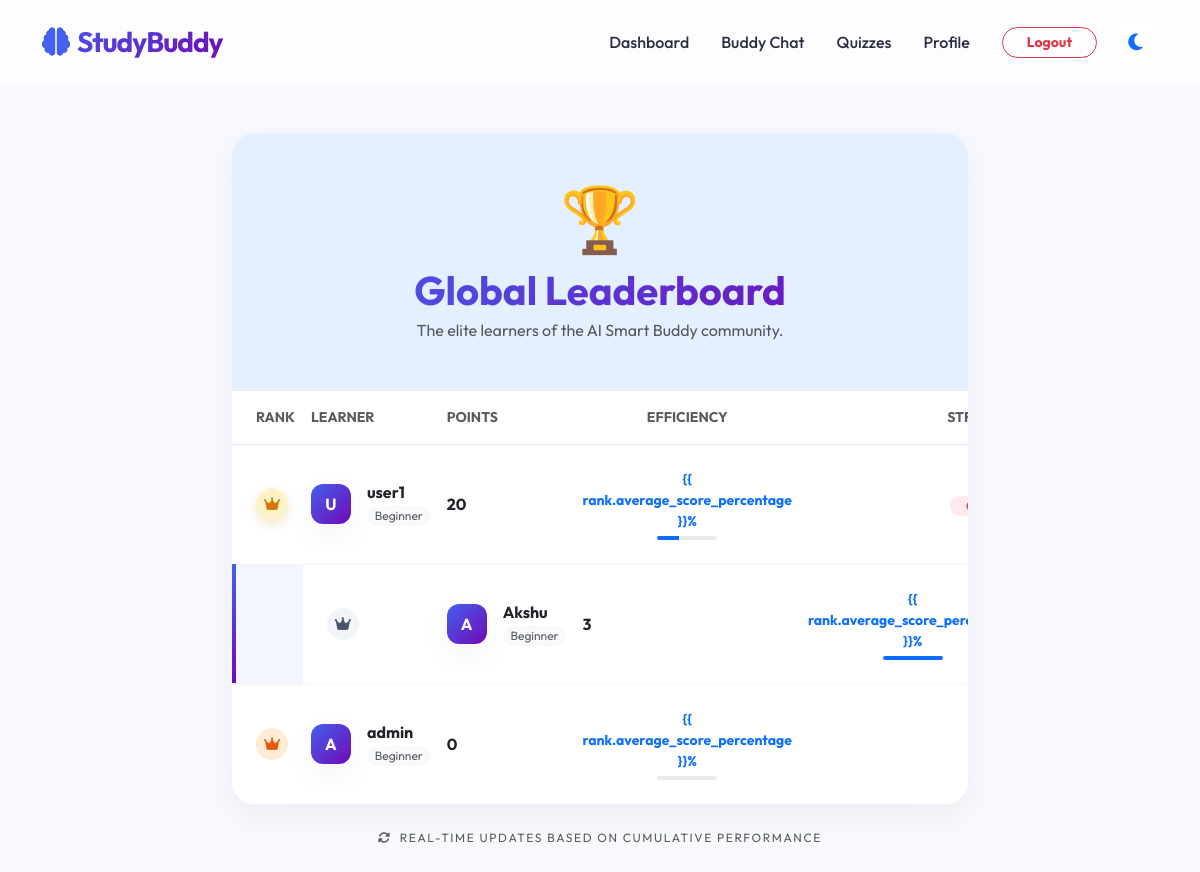
Screenshot of /progress/leaderboard/ (signed in) with the database file from the repository.
### progress/models.py (models this page shows, shortened)
class UserProgress(models.Model):
    user = models.OneToOneField(User, on_delete=models.CASCADE, related_name='progress')
    total_questions_asked = models.IntegerField(default=0)
    total_quizzes_taken = models.IntegerField(default=0)
    total_score_sum = models.IntegerField(default=0)
    total_points_sum = models.IntegerField(default=0)
    current_streak = models.IntegerField(default=0)
    longest_streak = models.IntegerField(default=0)
    badges = models.JSONField(default=list) # List of badge names
    highest_score = models.IntegerField(default=0)
    total_playground_uses = models.IntegerField(default=0)
    strongest_subject = models.CharField(max_length=100, blank=True, null=True)
    weakest_subject = models.CharField(max_length=100, blank=True, null=True)
    last_updated = models.DateTimeField(auto_now=True)
    last_activity_date = models.DateField(null=True, blank=True)
    last_activity_date = models.DateField(null=True, blank=True)
    @property
    def average_score_percentage(self):
        if self.total_points_sum == 0:
            return 0
        return round((self.total_score_sum / self.total_points_sum) * 100, 1)

### accounts/models.py (models this page shows, shortened)
class Profile(models.Model):
    LEARNING_LEVELS = [
        ('Beginner', 'Beginner'),
        ('Intermediate', 'Intermediate'),
        ('Advanced', 'Advanced'),
    ]
    user = models.OneToOneField(User, on_delete=models.CASCADE)
    image = models.ImageField(default='default.jpg', upload_to='profile_pics')
    learning_level = models.CharField(max_length=20, choices=LEARNING_LEVELS, default='Beginner')
    preferred_subject = models.CharField(max_length=100, blank=True)

### progress/views.py (the view)
# urls.py: path('leaderboard/', LeaderboardView.as_view(), name='leaderboard'),
class LeaderboardView(LoginRequiredMixin, ListView):
    model = UserProgress
    template_name = 'progress/leaderboard.html'
    context_object_name = 'rankings'
    def get_queryset(self):
        return UserProgress.objects.all().order_by('-total_score_sum')[:10]

### templates/progress/leaderboard.html (shortened to what this page needs)
{% extends "base.html" %}
{% block content %}
<div class="container py-4">
    <div class="row justify-content-center">
        <div class="col-lg-10 col-xl-8">
            <div class="glass-card overflow-hidden animate-up border-0">
                <div class="bg-primary bg-opacity-10 p-5 text-center border-bottom border-light-subtle">
                    <div class="display-3 mb-2">🏆</div>
                    <h1 class="fw-bold mb-1 gradient-text">Global Leaderboard</h1>
                    <p class="text-muted mb-0">The elite learners of the AI Smart Buddy community.</p>
                </div>
                <div class="card-body p-0">
                    <div class="table-responsive">
                        <table class="table table-borderless align-middle mb-0">
                            <thead class="bg-light bg-opacity-50 border-bottom border-light-subtle">
                                <tr>
                                    <th class="ps-4 py-3 text-muted small fw-bold text-uppercase">Rank</th>
                                    <th class="py-3 text-muted small fw-bold text-uppercase">Learner</th>
                                    <th class="py-3 text-muted small fw-bold text-uppercase">Points</th>
                                    <th class="py-3 text-muted small fw-bold text-uppercase text-center">Efficiency</th>
                                    <th class="pe-4 py-3 text-muted small fw-bold text-uppercase text-end">Streak</th>
                                </tr>
                            </thead>
                            <tbody>
                                {% for rank in rankings %}
                                <tr
                                    class="leaderboard-row {% if rank.user == request.user %}current-user-row{% endif %}">
                                    <td class="ps-4 py-4">
                                        <div class="rank-badge rank-{{ forloop.counter }}">
                                            {% if forloop.counter <= 3 %} <i class="fas fa-crown"></i>
                                                {% else %}
                                                {{ forloop.counter }}
                                                {% endif %}
                                        </div>
                                    </td>
                                    <td class="py-4">
                                        <div class="d-flex align-items-center">
                                            <div class="avatar-circle bg-primary text-white me-3 animate-float"
                                                style="animation-delay: {{ forloop.counter }}00ms">
                                                {{ rank.user.username|first|upper }}
                                            </div>
                                            <div>
                                                <h6 class="mb-0 fw-bold">{{ rank.user.username }}</h6>
                                                <span class="badge bg-light text-muted fw-normal rounded-pill x-small">
                                                    {{ rank.user.profile.learning_level|title }}
                                                </span>
                                            </div>
                                        </div>
                                    </td>
                                    <td class="py-4">
                                        <span class="fw-bold text-dark">{{ rank.total_score_sum }}</span>
                                    </td>
                                    <td class="py-4 text-center">
                                        <div class="d-flex flex-column align-items-center">
                                            <span class="text-primary small fw-bold mb-1">{{
                                                rank.average_score_percentage }}%</span>
                                            <div class="progress w-100" style="height: 4px; max-width: 60px;">
                                                <div class="progress-bar bg-primary"
                                                    style="width: {{ rank.average_score_percentage }}%"></div>
                                            </div>
                                        </div>
                                    </td>
                                    <td class="pe-4 py-4 text-end">
                                        {% if rank.current_streak > 0 %}
                                        <span
                                            class="badge bg-danger bg-opacity-10 text-danger rounded-pill px-3 fw-bold">
                                        </span>
                                        {% else %}
                                        <span class="text-muted opacity-50 small">—</span>
                                        {% endif %}
                                    </td>
                                </tr>
                                {% endfor %}
                            </tbody>
                        </table>
                    </div>
                </div>
            </div>
            <p class="text-center mt-4 text-muted x-small text-uppercase letter-spacing-wide">
                <i class="fas fa-sync-alt me-1"></i> Real-time updates based on cumulative performance
            </p>
        </div>
    </div>
</div>
{% endblock %}

### static/css/style.css (style rules this page uses)
:root { --primary: #4361ee; --primary-light: #4895ef; --secondary: #7209b7; --accent: #f72585; --success: #4cc9f0; --bg-light: #f8f9fa; --card-bg: #ffffff; --text-main: #2b2d42; --text-muted: #8d99ae; --glass: rgba(255, 255, 255, 0.7); --transition: all 0.3s cubic-bezier(0.4, 0, 0.2, 1); }
body { font-family: 'Outfit', sans-serif; background-color: var(--bg-light); color: var(--text-main); transition: var(--transition); }
.animate-up { animation: fadeInUp 0.8s ease forwards; }

### templates/base.html (style rules this page uses)
:root { --primary-bg: #f8f9ff; --glass-bg: rgba(255, 255, 255, 0.7); --glass-border: rgba(255, 255, 255, 0.3); --card-shadow: 0 10px 30px rgba(0, 0, 0, 0.05); --primary-gradient: linear-gradient(135deg, #4361ee 0%, #7209b7 100%); --transition-smooth: all 0.4s cubic-bezier(0.4, 0, 0.2, 1); }
body { font-family: 'Outfit', sans-serif; background-color: var(--primary-bg); transition: var(--transition-smooth); min-height: 100vh; }
.glass-card { background: var(--glass-bg); backdrop-filter: blur(12px); -webkit-backdrop-filter: blur(12px); border: 1px solid var(--glass-border); border-radius: 24px; box-shadow: var(--card-shadow); transition: var(--transition-smooth); }
.animate-up { animation: fadeInUp 0.6s ease-out both; }
.gradient-text { background: var(--primary-gradient); -webkit-background-clip: text; -webkit-text-fill-color: transparent; }

### templates/progress/leaderboard.html (style rules this page uses)
.x-small { font-size: 0.75rem; }
.leaderboard-row { transition: var(--transition-smooth); border-bottom: 1px solid rgba(0, 0, 0, 0.03); }
.current-user-row { background: rgba(67, 97, 238, 0.05) !important; position: relative; }
.current-user-row::before { content: ''; position: absolute; left: 0; top: 0; bottom: 0; width: 4px; background: var(--primary-gradient); }
.rank-badge { width: 32px; height: 32px; border-radius: 50%; display: flex; align-items: center; justify-content: center; font-weight: 800; font-size: 0.9rem; background: #f1f5f9; color: #64748b; }
.rank-1 { background: #fef3c7; color: #d97706; box-shadow: 0 4px 12px rgba(217, 119, 6, 0.2); }
.rank-2 { background: #f1f5f9; color: #475569; }
.rank-3 { background: #ffedd5; color: #ea580c; }
.avatar-circle { width: 40px; height: 40px; border-radius: 12px; display: flex; align-items: center; justify-content: center; font-weight: bold; box-shadow: var(--card-shadow); background: var(--primary-gradient); }
.letter-spacing-wide { letter-spacing: 0.1rem; }

### rows the page displays
UserProgress: user.username|first "U", user.username "user1", user.profile.learning_level "Beginner", total_score_sum "20", total_points_sum 54 (drawn)
UserProgress: user.username|first "A", user.username "Akshu", user.profile.learning_level "Beginner", total_score_sum "3", total_points_sum 3 (drawn)
UserProgress: user.username|first "A", user.username "admin", user.profile.learning_level "Beginner", total_score_sum "0"
